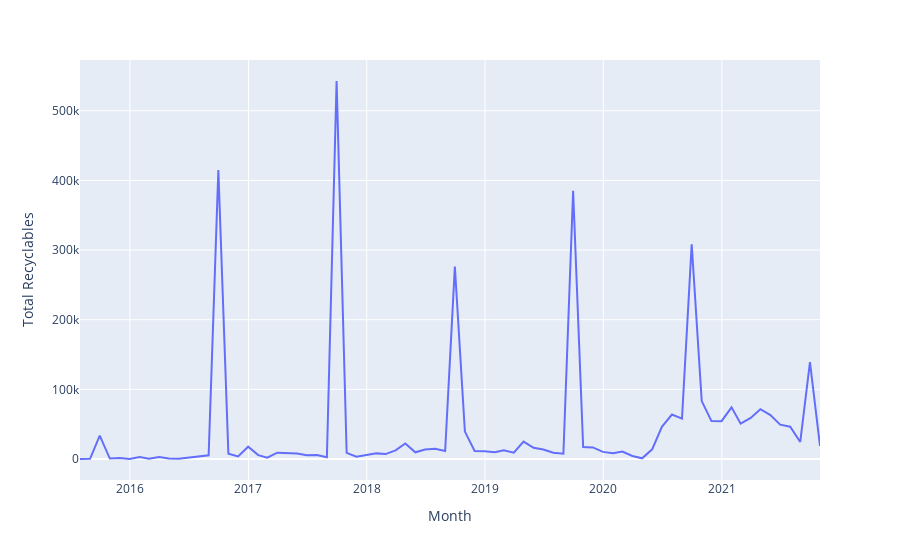

The notebook cell saved with this chart:
### Code cell
total_recyclables_per_month = Tides_and_Blue_Bucket_group_by_date.set_index('Cleanup Timestamp').groupby(pd.Grouper(freq='M'))['Total Recyclables'].sum()

total_recyclables_per_x = per_month.index
total_recyclables_per_y = per_month.values

total_recyclables_per_df2 = pd.DataFrame({'Month': x, 'Total Recyclables': y})

total_recyclables_per_fig = px.line(total_recyclables_per_df2, x='Month', y='Total Recyclables')
total_recyclables_per_fig.show()
